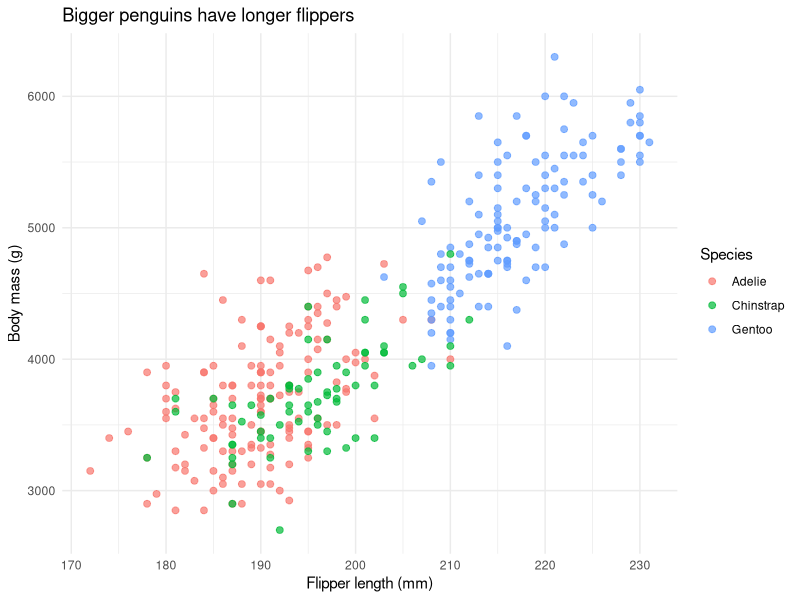

R code for this plot:
## ---- chunk 1
library(tidyverse)
library(palmerpenguins)
## ---- chunk 2
penguins |>
  group_by(bill_length_mm) |>
  summarize()
## ---- chunk 3
penguins |>
  drop_na(flipper_length_mm, body_mass_g) |>
  ggplot(aes(x = flipper_length_mm, y = body_mass_g, color = species)) +
  geom_point(alpha = 0.7, size = 2) +
  labs(
    title = "Bigger penguins have longer flippers",
    x = "Flipper length (mm)",
    y = "Body mass (g)",
    color = "Species"
  ) +
  theme_minimal()
